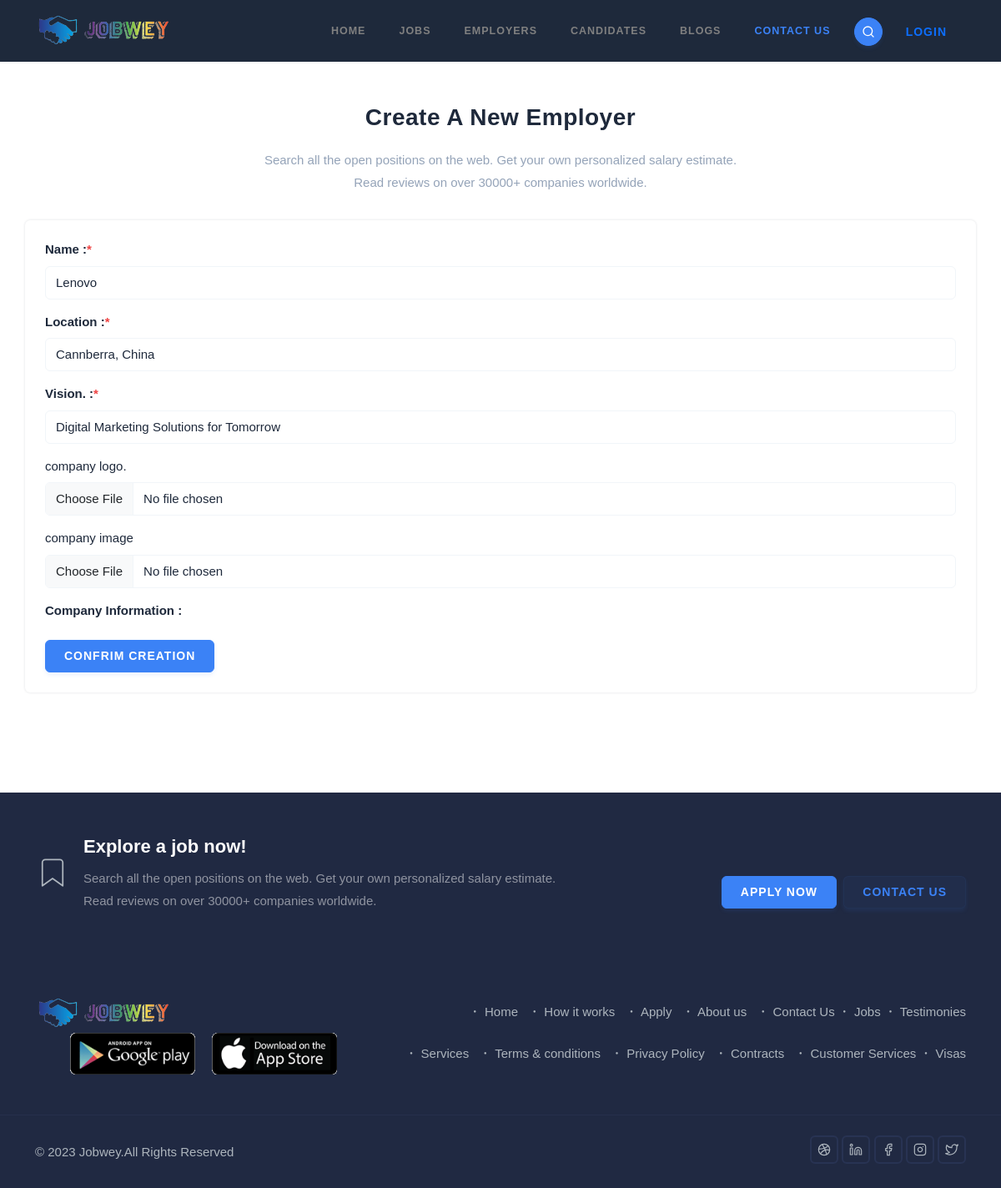
/administrator/company/lenovo/update/, run on the app's committed database.
### companies/models.py (models this page shows, shortened)
class Company(models.Model):
    name = models.CharField(max_length=100, unique=True)
    slug = models.SlugField(max_length=100, unique=True)
    location = models.CharField(max_length=100, blank=True, null=True)
    vision = models.CharField(max_length=100, default="Digital Marketing Solutions for Tomorrow")
    logo = models.ImageField(upload_to="company/logs/", blank=True, null=True)
    image = models.ImageField(upload_to="company/logs/", blank=True, null=True)
    content = tinymce_models.HTMLField()
    createdAt = models.DateTimeField(auto_now_add=True)
    updatedAt = models.DateTimeField(auto_now=True)

### administrator/views.py (the view, shortened to what this page needs)
# urls.py: path("company/<str:slug>/update/", views.UpdateCompanyView.as_view(), name="company-update"),
class UpdateCompanyView(CreationMixin):
    template_name = "company/company_update.html"
    form_class = CompanyCreateForm
    company = Company
    def get_company(self, **kwargs):
        return get_object_or_404(self.company, slug=kwargs.get("slug"))
    def get_context_data(self, **kwargs):
        context = super().get_context_data(**kwargs)
        context['form'] = self.form_class(instance=self.get_company(**kwargs))
        context['company'] = self.get_company(**kwargs)
        return context

### companies/forms.py
class CompanyCreateForm(forms.ModelForm):
    logo = forms.FileField(required=False, label="company logo", widget=forms.FileInput(attrs={"class": "form-control"}))
    image = forms.FileField(required=False, label="company image", widget=forms.FileInput(attrs={"class": "form-control"}))
    class Meta:
        model = Company
        fields = ["name","location","vision","logo","image","content"]
        widgets = {
            "name": forms.TextInput(attrs={"class": "form-control", "placeholder": "company name"}),
            "vision": forms.TextInput(attrs={"class": "form-control", "placeholder": "company vision"}),
            "location": forms.TextInput(attrs={"class": "form-control", "placeholder": "company location"}),
            "content": widgets.TinyMCE(attrs={"class": "form-control", "row": "100%"})
        }

### administrator/views.py (called while the page is built)
    def get_context_data(self, **kwargs):
        context = super().get_context_data(**kwargs)
        context["form"] = self.form_class()
        return context

### tokens/models.py (called while the page is built)
    def __str__(self):
        return f"{self.pk}"

### upjobwey/context_processors.py (called while the page is built)
def get_recent_time():
    return timezone.now() - datetime.timedelta(days=7)

def site_constants(request):
    return dict(
        dribbble="jobwey",
        linkedin="jobwey",
        facebook="jobwey",
        instagram="jobwey",
        twitter="jobwey",
        tinymce_apikey=TinyMceApiKey.objects.filter(is_active=True).last(),
        tags = Tag.objects.all()[:8],
        recent_posts = Post.objects.filter(createdAt__gte=get_recent_time()).all().order_by("?")[:6],
    )

### templates/company/company_update.html (shortened to what this page needs)
{% extends "base.html" %} {% load static %} {% load humanize %}
{% block main %}
<div class="container" style="padding: 20px 0">
  <div class="row justify-content-center mb-4 pb-2">
    <div class="col-12">
      <div class="section-title text-center">
        <h4 class="title mb-3">Create A New Employer</h4>
        <p class="text-muted para-desc mx-auto mb-0">
          Search all the open positions on the web. Get your own personalized
          salary estimate. Read reviews on over 30000+ companies worldwide.
        </p>
      </div>
    </div>
  </div>
  <div class="row justify-content-center">
    <div class="col-lg-12 col-md-12">
      <div class="card border-0">
        <form
          class="rounded shadow p-4"
          method="post"
          action="{% url 'administrator:company-update' company.slug %}"
          enctype="multipart/form-data"
        >
          <div class="row">
            <div class="col-12">
              <div class="mb-3">
                <label class="form-label fw-semibold">
                  {{form.name.label}} :<span class="text-danger">*</span></label
                >
                {{form.name}}
              </div>
            </div>
            <div class="col-12">
              <div class="mb-3">
                <label class="form-label fw-semibold">
                  {{form.location.label}} :<span class="text-danger"
                    >*</span
                  ></label
                >
                {{form.location}}
              </div>
            </div>
            <div class="col-12">
              <div class="mb-3">
                <label class="form-label fw-semibold"
                  >{{form.vision.label}}. :<span class="text-danger"
                    >*</span
                  ></label
                >
                {{form.vision}}
              </div>
            </div>
            <div class="col-12">
              <div class="mb-3">
                <label class="form-label">{{form.logo.label}}.</label>
                {{form.logo}}
              </div>
            </div>
            <div class="col-12">
              <div class="mb-3">
                <label class="form-label">{{form.image.label}}</label>
                {{form.image}}
              </div>
            </div>
            <div class="col-12">
              <div class="mb-3">
                <label for="formFile" class="form-label fw-semibold"
                  >Company Information :</label
                >
              </div>
            </div>
          </div>
          <div class="row">
            <div class="col-12">
              <input
                type="submit"
                id="submit2"
                name="send"
                class="submitBnt btn btn-primary"
                value="confrim creation"
              />
            </div>
          </div>
        </form>
      </div>
    </div>
  </div>
</div>
{% endblock main %}

### data on the page
Company: name "Lenovo", location "Cannberra, China", vision "Digital Marketing Solutions for Tomorrow"
